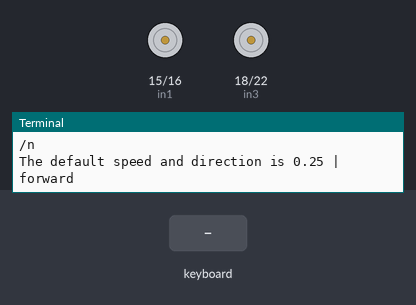
A program run on a simulated Raspberry Pi (header pin numbers). On the bench: motor-driver pin pairs drawn as motors (green arrow = first pin HIGH = forward, orange = second pin HIGH = backward, longer = more drive, scaled by the enable pin), the last lines printed to the terminal. The test bench sets the inputs (shaded band). At 7.3 s the program stops and its outputs stay as they are.

Above: at 1.2 s.
1.3 s: key "w" typed on the keyboard
At 2.2 s:
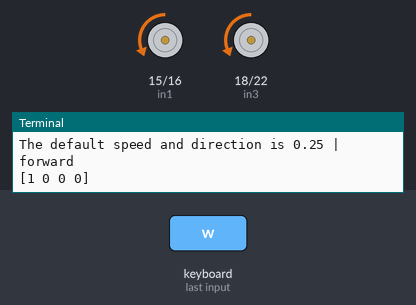
2.8 s: key "a" typed on the keyboard
At 3.4 s:
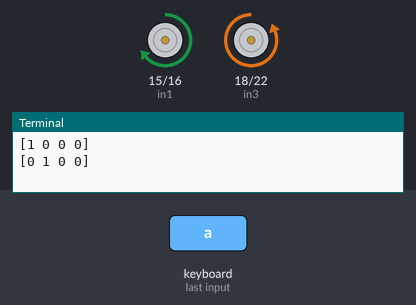
4.3 s: key "s" typed on the keyboard
At 5.5 s:
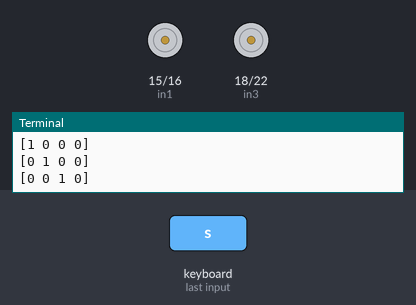
5.8 s: key "d" typed on the keyboard
At 6.8 s:
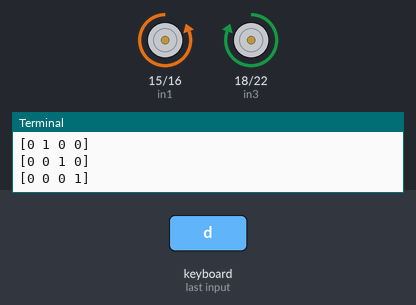
7.3 s: key "q" typed on the keyboard
At 8.0 s:
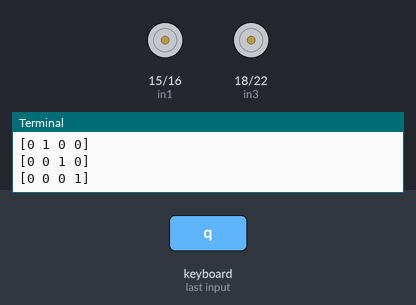
Timing chart, 0 to 8.8 s (numbered marks = the images above; inputs shaded):
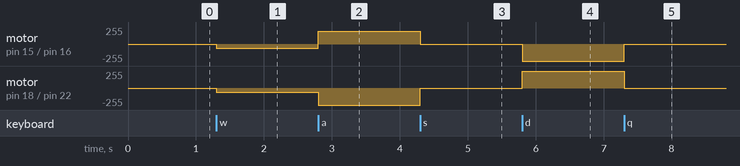

Measured:
- after the input at 1.3 s, motor on pin 15 (in1) / pin 16 (in2), motor on pin 18 (in3) / pin 22 (in4): stopped → backward 64/255 at once
- after the input at 2.8 s, motor on pin 15 (in1) / pin 16 (in2): backward 64/255 → forward 191/255 at once; motor on pin 18 (in3) / pin 22 (in4): backward 64/255 → backward 255/255 at once
- after the input at 4.3 s, motor on pin 15 (in1) / pin 16 (in2): forward 191/255 → stopped at once; motor on pin 18 (in3) / pin 22 (in4): backward 255/255 → stopped at once
- after the input at 5.8 s, motor on pin 15 (in1) / pin 16 (in2): stopped → backward 255/255 at once; motor on pin 18 (in3) / pin 22 (in4): stopped → forward 255/255 at once
- after the input at 7.3 s, motor on pin 15 (in1) / pin 16 (in2): backward 255/255 → stopped at once; motor on pin 18 (in3) / pin 22 (in4): forward 255/255 → stopped at once

The program:

main.py
```python
# import RPi.GPIO as GPIO
import time

from KeypressModule import Keypress
from MotorModule import Motor

def main():
    ena = 11

    in1 = 15
    in2 = 16
    in3 = 18
    in4 = 22

    enb = 13


    channels = [ena, in1, in2, in3, in4, enb]

    speed = 0.25
    freq = 100
    turn = 1
    level = 0

    direction = 'forward'

    print('/n')
    print(f'The default speed and direction is {speed} | {direction} ')

    keypress = Keypress()

    motor = Motor(channels, freq)

    try:
        while True:
            if keypress.get_key():
                break
            print(keypress.keys)

            motor_turn = 0
            # w forward
            if keypress.keys[0]:
                if level < 4:
                    level += 1
                else:
                    level = 4
            # a left
            elif keypress.keys[1]:
                motor_turn = turn
            # s reverse
            elif keypress.keys[2]:
                if level > -4:
                    level -= 1
                else:
                    level = -4
            # d right
            elif keypress.keys[3]:
                motor_turn = -turn
            else:
                motor.stop()

            motor.move(speed=speed*level, turn=motor_turn)

            keypress.keys *= 0
    finally:
        keypress.cleanup()


if __name__ == "__main__":
    main()
```

KeypressModule.py
```python
import curses
import time
import numpy as np

# Get the curses window, turn off echoing of keyboard to screen, turn on
# instant (no waiting) key response, and use special values for keys

class Keypress():
    def __init__(self):

        self.screen  = curses.initscr()
        curses.noecho()
        curses.cbreak()
        self.screen.keypad(True)

        self.keys = np.zeros(4, dtype=np.int8)


    def get_key(self):
        char = self.screen.getch()

        flag = False


        if char == ord('w'):
            self.keys[0] = 1
        elif char == ord('a'):
            self.keys[1] = 1
        elif char == ord('s'):
            self.keys[2] = 1
        elif char == ord('d'):
            self.keys[3] = 1
        elif char == ord('q'):
            flag = True

        return flag

    # Close down curses properly and turn echo back on
    def cleanup(self):
        curses.nocbreak()
        self.screen.keypad(False)
        curses.echo()
        curses.endwin()


if __name__ == "__main__":

    keypress = Keypress()
    try:
        while True:
            if keypress.get_key():
                break
            print(keypress.keys)
            keypress.keys *= 0
    finally:
        keypress.cleanup()
```

MotorModule.py
```python
import RPi.GPIO as GPIO
import time
GPIO.setmode(GPIO.BOARD)

class Motor():
    '''
    This class defines a motor object that
    controls two motors using an L298N H-bridge
    motor controller.
    '''

    # channels = [ena, in1, in2, in3, in4, enb]
    def __init__(self, channels, freq):
        self.channels = channels
        self.freq = freq

        GPIO.setup(channels, GPIO.OUT)
        self.pwm0 = GPIO.PWM(self.channels[0], self.freq)
        self.pwm1 = GPIO.PWM(self.channels[-1], self.freq)
        self.pwm0.start(0)
        self.pwm1.start(0)

    def move(self, speed=0.5, turn=0.0, t=0):
        '''
        Control the motors with the given parameters
        '''

        speed *= 100
        turn *= 100
        left_speed = speed - turn
        right_speed = speed + turn

        if left_speed > 100:
            left_speed = 100
        elif left_speed < -100:
            left_speed = -100

        if right_speed > 100:
            right_speed = 100
        elif right_speed < -100:
            right_speed = -100

        self.pwm0.ChangeDutyCycle(abs(left_speed))
        self.pwm1.ChangeDutyCycle(abs(right_speed))

        if left_speed > 0:
            GPIO.output(self.channels[1], GPIO.LOW)
            GPIO.output(self.channels[2], GPIO.HIGH)
        else:
            GPIO.output(self.channels[1], GPIO.HIGH)
            GPIO.output(self.channels[2], GPIO.LOW)

        if right_speed > 0:
            GPIO.output(self.channels[3], GPIO.LOW)
            GPIO.output(self.channels[4], GPIO.HIGH)
        else:
            GPIO.output(self.channels[3], GPIO.HIGH)
            GPIO.output(self.channels[4], GPIO.LOW)

        time.sleep(t)

    def stop(self, t=0):
        '''
        Stops both motors
        '''
        self.pwm0.ChangeDutyCycle(0)
        self.pwm1.ChangeDutyCycle(0)
        time.sleep(t)

    def cleanup(self):
        '''
        Resets the state of the GPIO pins.
        '''
        GPIO.cleanup()
```
